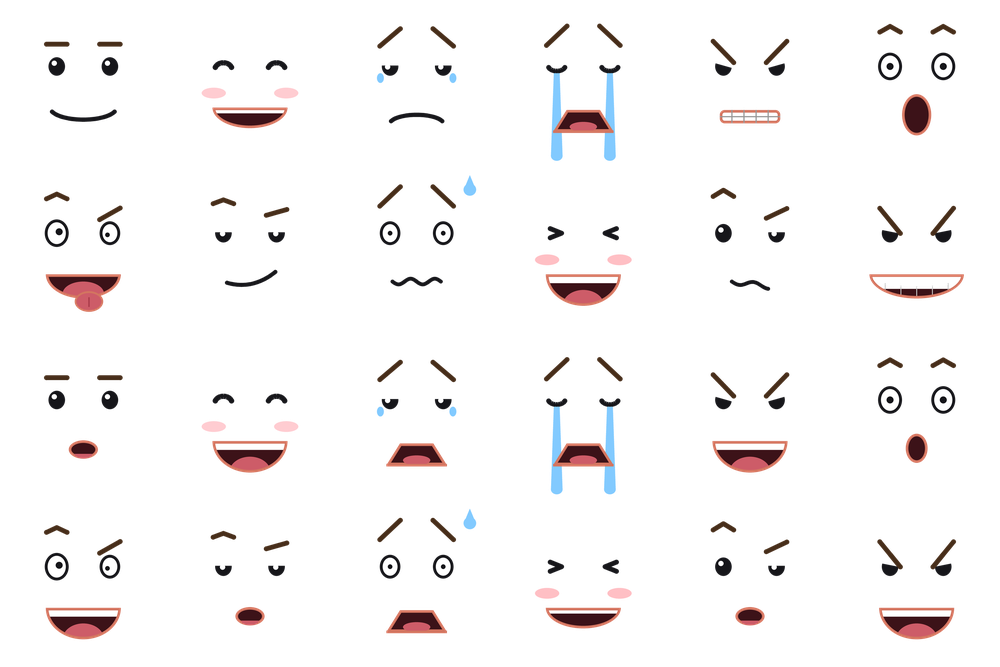
#> input picture blender_tools/faces/faces4_Ezra.png, 1000 x 667 px, shrunk from 3072 x 2048 before the run, given as the content of the folder faces/faces4_Ezra.png, which was not available
$ python caption.py faces/faces4_Ezra.png faces/faces2_Grandpa.png 1.0
#> lines starting #> are read from the running program, lines starting #| are printed output that depends on the picture
# Burn trend-style captions onto rendered frames and encode a vertical mp4.
# usage: python3 caption.py frames_dir out.mp4 fps "start:end:text" ...
import sys, os, glob, subprocess
from PIL import Image, ImageDraw, ImageFont
import imageio_ffmpeg

FONT = "/usr/share/fonts/truetype/google-fonts/Poppins-Bold.ttf"

def burn(img, text):
    W, H = img.size
    d = ImageDraw.Draw(img)
    size = int(W * 0.085)
    f = ImageFont.truetype(FONT, size)
    tw = d.textlength(text, font=f)
    while tw > W * 0.86:
        size -= 2; f = ImageFont.truetype(FONT, size); tw = d.textlength(text, font=f)
    x = (W - tw) / 2; y = H * 0.70
    d.text((x, y), text, font=f, fill=(255, 255, 255), stroke_width=max(3, size // 9), stroke_fill=(0, 0, 0))
    return img

def main():
    src, out, fps = sys.argv[1], sys.argv[2], float(sys.argv[3])
    cues = []
    for c in sys.argv[4:]:
        a, b, t = c.split(":", 2); cues.append((int(a), int(b), t))
    frames = sorted(glob.glob(os.path.join(src, "*.png")))
    tmp = os.path.join(src, "_cap"); os.makedirs(tmp, exist_ok=True)
    for i, fp in enumerate(frames, 1):
        img = Image.open(fp).convert("RGB")
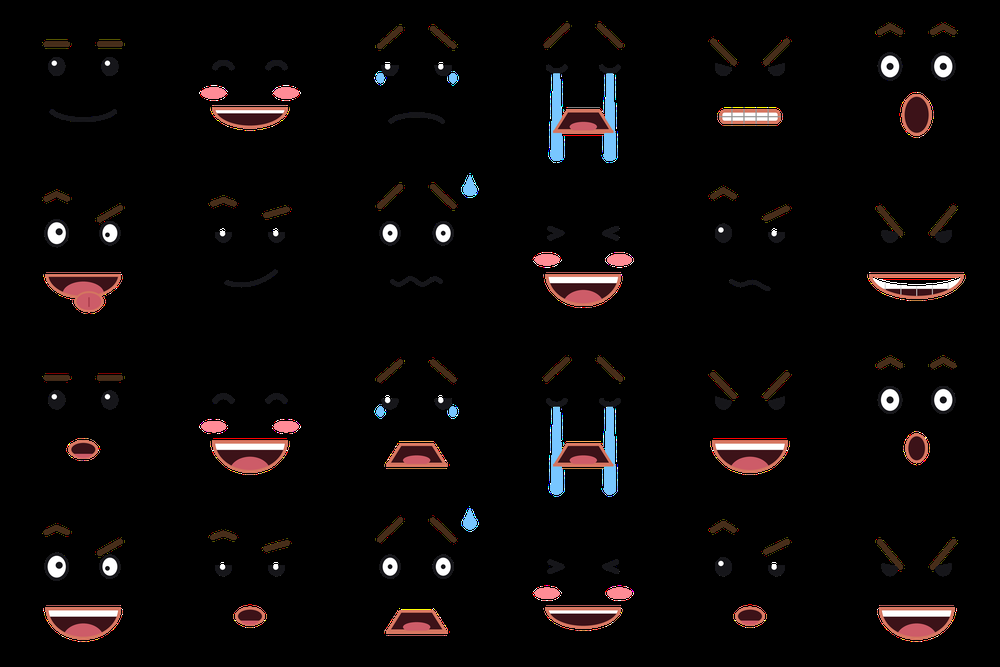
#> img: PIL image 1000x667 RGB; mean R, G, B 11.2, 8.1, 8
        for a, b, t in cues:
            if a <= i <= b: img = burn(img, t)
        img.save(os.path.join(tmp, "%04d.png" % i))
    ff = imageio_ffmpeg.get_ffmpeg_exe()
    subprocess.run([ff, "-loglevel", "error", "-y", "-framerate", str(fps), "-i", os.path.join(tmp, "%04d.png"),
                    "-c:v", "libx264", "-pix_fmt", "yuv420p", "-crf", "18", "-preset", "veryfast", out], check=True)
    print("wrote", out, len(frames), "frames")

if __name__ == "__main__":
    main()
#> (the call stopped at in main, `ff = imageio_ffmpeg.get_ffmpeg_exe()`: imageio_ffmpeg is not available in this run)

$ run again, on blender_tools/faces/faces2_Grandpa.png
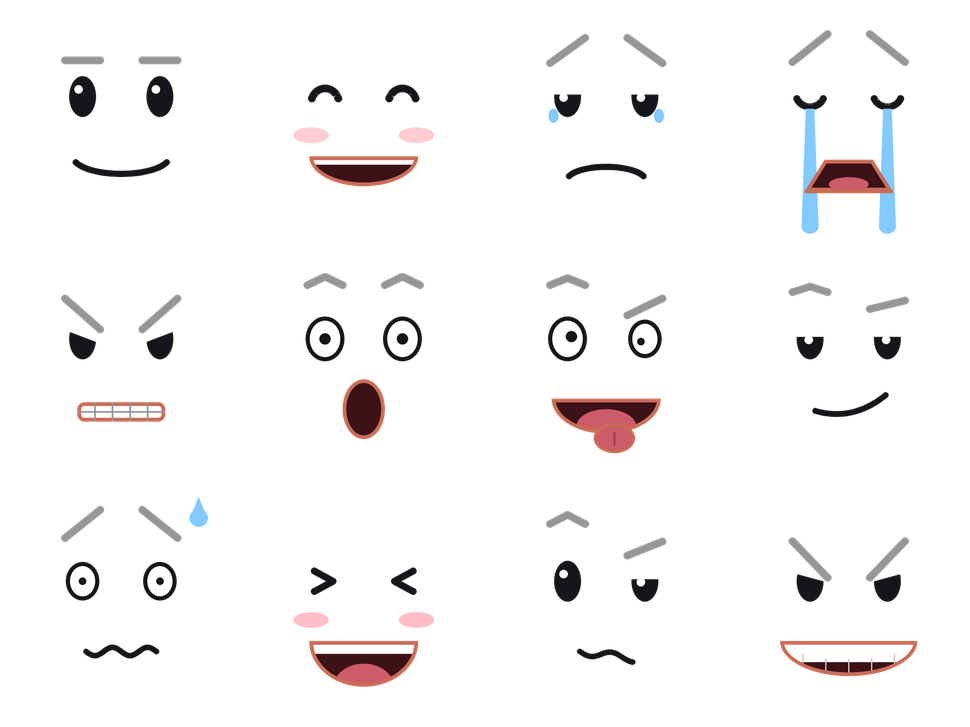
#> input picture blender_tools/faces/faces2_Grandpa.png, 970 x 727 px, shrunk from 2048 x 1536 before the run, given as the content of the folder faces/faces2_Grandpa.png, which was not available
#> in main, `img = Image.open(fp).convert("RGB")`:
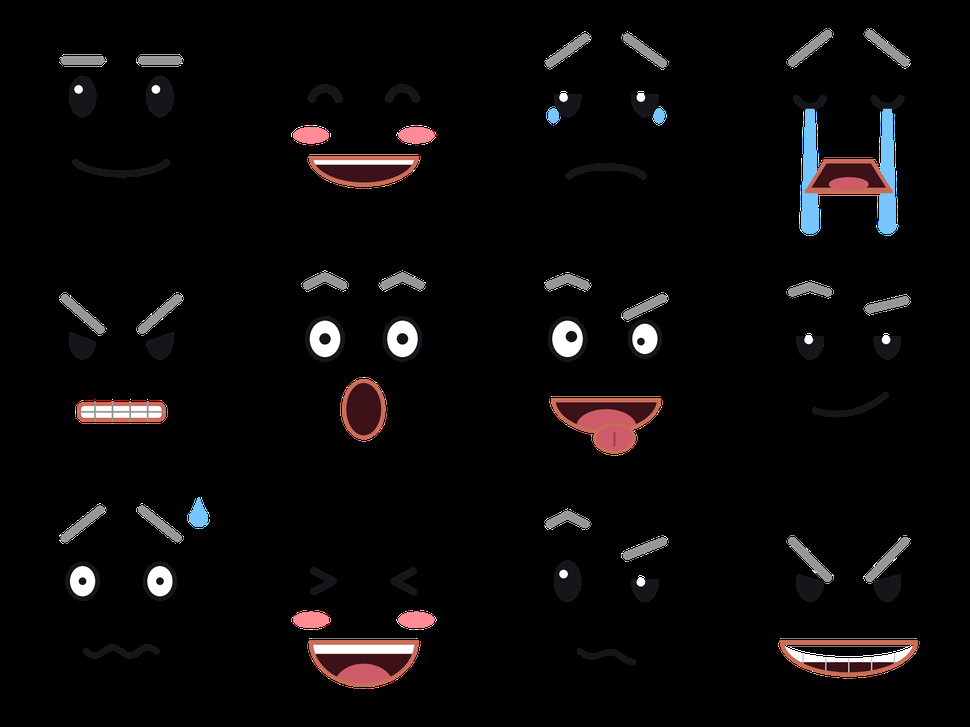
#> img: PIL image 970x727 RGB; mean R, G, B 11, 9.2, 9.5
